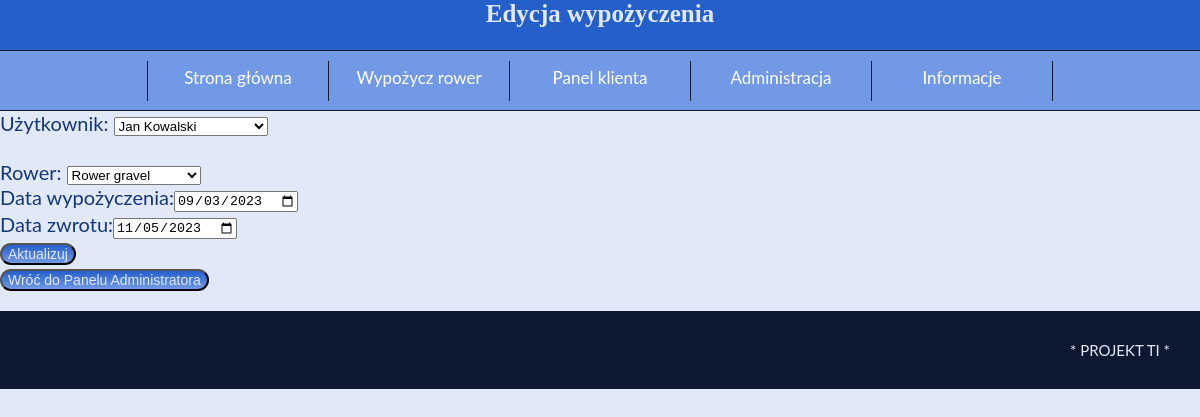
The app's page /edit_rental.php?rental_id=82 (signed in) with its own data.
### tables this page shows
CREATE TABLE `rentals` (
  `rental_id` int(11) NOT NULL AUTO_INCREMENT,
  `user_id` int(11) NOT NULL,
  `bike_id` int(11) NOT NULL,
  `start_date` date NOT NULL,
  `end_date` date NOT NULL,
  PRIMARY KEY (`rental_id`),
  KEY `user_id` (`user_id`),
  KEY `bike_id` (`bike_id`),
  CONSTRAINT `rentals_ibfk_1` FOREIGN KEY (`user_id`) REFERENCES `users` (`user_id`),
  CONSTRAINT `rentals_ibfk_2` FOREIGN KEY (`bike_id`) REFERENCES `bikes` (`bike_id`)
);

CREATE TABLE `bikes` (
  `bike_id` int(11) NOT NULL AUTO_INCREMENT,
  `name` varchar(255) NOT NULL,
  `description` text NOT NULL,
  `price` decimal(10,2) NOT NULL,
  `image` varchar(255) NOT NULL,
  PRIMARY KEY (`bike_id`)
);

### edit_rental.php (the view, shortened to what this page needs)
<?php
include_once 'functions.php';
require_once "db_config.php";
$rental_id = $_GET['rental_id'];
try {
    $pdo = new PDO("mysql:host=" . DB_HOST . ";dbname=" . DB_NAME, DB_USERNAME, DB_PASSWORD);
} catch (PDOException $error) {
    $_SESSION['error_server'] = $error->getMessage();
    header('Location:index.php');
}
$stmt = $pdo->prepare("SELECT * FROM rentals WHERE rental_id = :rental_id");
$stmt->bindValue(':rental_id', $rental_id, PDO::PARAM_INT);
$stmt->execute();
$rental = $stmt->fetch();
$stmt = $pdo->prepare("SELECT * FROM users WHERE user_id = :user_id");
$stmt->bindValue(':user_id', $rental['user_id'], PDO::PARAM_INT);
$stmt->execute();
?>
    <!DOCTYPE html>
    <html lang="pl-PL">
    <head>
        <link rel="stylesheet" href="style.css">
    </head>
<body>
<div class="wrapper">
    <form method="post">
    <label>
        Użytkownik:
        <select name="user_id">
            <?php
            $stmt = $pdo->query("SELECT * FROM users");
            $users = $stmt->fetchAll();
            foreach ($users as $user) {
                $selected = '';
                if ($user['user_id'] == $rental['user_id']) {
                    $selected = 'selected';
                }
                echo "<option value='" . $user['user_id'] . "' $selected>" . $user['name'] . ' ' . $user['surname'] . "</option>";
            }
            ?>
        </select>
    </label>
    <br><br>
    <label>
        Rower:
        <select name="bike_id">
<?php
$stmt = $pdo->query("SELECT * FROM bikes");
$bikes = $stmt->fetchAll();
foreach ($bikes as $bike) {
    echo '<option value="' . $bike['bike_id'] . '"';
    if ($bike['bike_id'] == $rental['bike_id']) {
        echo ' selected';
    }
    echo '>' . $bike['name'] . '</option>';
}
echo '</select>';
echo '</div>';
echo '<div class="form-group">';
echo '<label for="start_date">Data wypożyczenia:</label>';
echo '<input type="date" class="form-control" name="start_date" id="start_date" value="' . $rental['start_date'] . '">';
echo '</div>';
echo '<div class="form-group">';
echo '<label for="end_date">Data zwrotu:</label>';
echo '<input type="date" class="form-control" name="end_date" id="end_date" value="' . $rental['end_date'] . '">';
echo '</div>';
echo '<button type="submit" name="submit" class="box-button">Aktualizuj</button>';
echo '<br><a href="admin_panel.php"><input type="button"  class = "box-button" value="Wróć do Panelu Administratora"></a>';
?>

### style.css (style rules this page uses)
body { background-color: #E1E9F9; color: #153774; font-family: 'Lato', sans-serif; font-size: 20px; margin: 0 !important; }
.wrapper { width: 100%; }
.box-button { color: #E1E9F9; text-align: center; width: auto; height: auto; font-size: 14px; background: linear-gradient(#255FCA, #7199E5); border-radius: 30px; }

### records on screen
rentals: bike_id "Rower gravel", start_date "09/03/2023", end_date "11/05/2023"

### other values on screen
$page_title "Edycja wypożyczenia"
form field user_id "Jan Kowalski"
